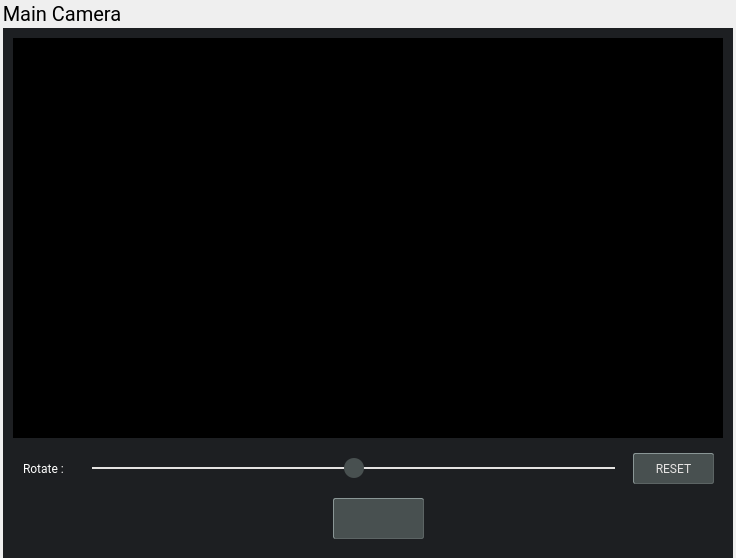
      <widget class="QGroupBox" name="mainCameraGroup">
       <property name="sizePolicy">
        <sizepolicy hsizetype="Fixed" vsizetype="Fixed">
         <horstretch>0</horstretch>
         <verstretch>0</verstretch>
        </sizepolicy>
       </property>
       <property name="minimumSize">
        <size>
         <width>736</width>
         <height>546</height>
        </size>
       </property>
       <property name="font">
        <font>
         <family>Roboto</family>
         <pointsize>-1</pointsize>
        </font>
       </property>
       <property name="layoutDirection">
        <enum>Qt::LeftToRight</enum>
       </property>
       <property name="styleSheet">
        <string notr="true">QGroupBox {
  border: 0;
  margin-top: 28px;
  font-size: 20px;
}</string>
       </property>
       <property name="title">
        <string>Main Camera</string>
       </property>
       <layout class="QVBoxLayout" name="verticalLayout">
        <property name="spacing">
         <number>0</number>
        </property>
        <property name="leftMargin">
         <number>0</number>
        </property>
        <property name="topMargin">
         <number>0</number>
        </property>
        <property name="rightMargin">
         <number>0</number>
        </property>
        <property name="bottomMargin">
         <number>0</number>
        </property>
        <item alignment="Qt::AlignHCenter|Qt::AlignVCenter">
         <widget class="QWidget" name="mainCameraGroupMainWidget" native="true">
          <property name="font">
           <font>
            <family>Roboto</family>
           </font>
          </property>
          <property name="styleSheet">
           <string notr="true">background-color: rgb(29, 31, 34);
color: rgb(255, 255, 255);</string>
          </property>
          <layout class="QGridLayout" name="gridLayout">
           <property name="leftMargin">
            <number>10</number>
           </property>
           <property name="topMargin">
            <number>10</number>
           </property>
           <property name="rightMargin">
            <number>10</number>
           </property>
           <property name="bottomMargin">
            <number>10</number>
           </property>
           <property name="spacing">
            <number>0</number>
           </property>
           <item row="0" column="0">
            <widget class="QWidget" name="videoArea" native="true">
             <property name="sizePolicy">
              <sizepolicy hsizetype="Fixed" vsizetype="Fixed">
               <horstretch>0</horstretch>
               <verstretch>0</verstretch>
              </sizepolicy>
             </property>
             <property name="minimumSize">
              <size>
               <width>710</width>
               <height>400</height>
              </size>
             </property>
             <property name="font">
              <font>
               <family>Roboto</family>
              </font>
             </property>
             <property name="styleSheet">
              <string notr="true">background-color: rgb(0, 0, 0);</string>
             </property>
            </widget>
           </item>
           <item row="1" column="0">
            <widget class="QWidget" name="mainCameraControl" native="true">
             <property name="sizePolicy">
              <sizepolicy hsizetype="Fixed" vsizetype="Fixed">
               <horstretch>0</horstretch>
               <verstretch>0</verstretch>
              </sizepolicy>
             </property>
             <property name="minimumSize">
              <size>
               <width>710</width>
               <height>110</height>
              </size>
             </property>
             <property name="maximumSize">
              <size>
               <width>710</width>
               <height>110</height>
              </size>
             </property>
             <property name="font">
              <font>
               <family>Roboto</family>
              </font>
             </property>
             <widget class="QPushButton" name="takeSnapshotButton">
              <property name="geometry">
               <rect>
                <x>320</x>
                <y>60</y>
                <width>91</width>
                <height>41</height>
               </rect>
              </property>
              <property name="font">
               <font>
                <family>Roboto</family>
               </font>
              </property>
              <property name="styleSheet">
               <string notr="true">QPushButton {
  background-color: rgb(72, 80, 80);
  color: rgb(229, 227, 226);
  border-radius: 2px;
  border: 1px outset rgb(92, 100, 100);
}
QPushButton:pressed {
  background-color: rgb(92, 100, 100);
  color: rgb(255, 255, 255);
  border-radius: 2px;
  border: 1px outset rgb(92, 100, 100);
}</string>
              </property>
              <property name="text">
               <string/>
              </property>
              <property name="icon">
               <iconset>
                <normaloff>:/ground_system/image/camera_fill_white.svg</normaloff>:/ground_system/image/camera_fill_white.svg</iconset>
              </property>
              <property name="iconSize">
               <size>
                <width>30</width>
                <height>40</height>
               </size>
              </property>
             </widget>
             <widget class="QSlider" name="videoRotateSlider">
              <property name="geometry">
               <rect>
                <x>70</x>
                <y>10</y>
                <width>541</width>
                <height>41</height>
               </rect>
              </property>
              <property name="font">
               <font>
                <family>Roboto</family>
               </font>
              </property>
              <property name="styleSheet">
               <string notr="true">QSlider::groove:horizontal {
        height: 2px;
        background: rgb(229, 227, 226);
        margin: 0 9px;
}
QSlider::handle:horizontal {
        width: 20px;
        height: 2px;
        margin: -9px;
        background: rgb(72, 80, 80);
        border-radius: 10px;
}
QSlider::handle:horizontal:pressed {
        background: rgb(92, 100, 100);
}
QSlider::sub-page:horizontal {
        background: rgb(0, 0, 0, 0);
}
QSlider::add-page:horizontal {
        background: rgb(0, 0, 0, 0);
}</string>
              </property>
              <property name="minimum">
               <number>-180</number>
              </property>
              <property name="maximum">
               <number>180</number>
              </property>
              <property name="orientation">
               <enum>Qt::Horizontal</enum>
              </property>
             </widget>
             <widget class="QLabel" name="labelVideoRotate">
              <property name="geometry">
               <rect>
                <x>10</x>
                <y>10</y>
                <width>61</width>
                <height>41</height>
               </rect>
              </property>
              <property name="font">
               <font>
                <family>Roboto</family>
               </font>
              </property>
              <property name="text">
               <string>Rotate :</string>
              </property>
             </widget>
             <widget class="QPushButton" name="videoRotateResetButton">
              <property name="geometry">
               <rect>
                <x>620</x>
                <y>15</y>
                <width>81</width>
                <height>31</height>
               </rect>
              </property>
              <property name="font">
               <font>
                <family>Roboto</family>
               </font>
              </property>
              <property name="styleSheet">
               <string notr="true">QPushButton {
  background-color: rgb(72, 80, 80);
  color: rgb(229, 227, 226);
  border-radius: 2px;
  border: 1px outset rgb(92, 100, 100);
}
QPushButton:pressed {
  background-color: rgb(92, 100, 100);
  color: rgb(255, 255, 255);
  border-radius: 2px;
  border: 1px outset rgb(92, 100, 100);
}</string>
              </property>
              <property name="text">
               <string>RESET</string>
              </property>
             </widget>
            </widget>
           </item>
          </layout>
         </widget>
        </item>
       </layout>
      </widget>
